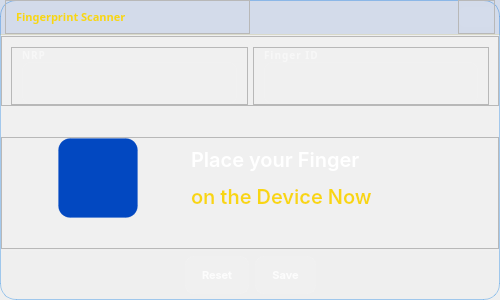
<?xml version="1.0" encoding="UTF-8"?>
<ui version="4.0">
 <class>Dialog</class>
 <widget class="QDialog" name="Dialog">
  <property name="geometry">
   <rect>
    <x>0</x>
    <y>0</y>
    <width>500</width>
    <height>300</height>
   </rect>
  </property>
  <property name="windowTitle">
   <string>🖐 Enroll Fingerprint</string>
  </property>
  <property name="styleSheet">
   <string notr="true">QDialog {
    background: qlineargradient(
        x1: 0, y1: 0, x2: 1, y2: 1,
        stop: 0 #0a1628,
        stop: 0.5 #142240,
        stop: 1 #0d1f3c
    );
    border-radius: 16px;
   /* Border Biru Kaca Halus agar tegas berpisah dari background */
    border: 1px solid rgba(2, 119, 230, 0.35);
}

QFrame#titlebar {
    background: rgba(2, 72, 193, 0.12);
    border: none;
    border-bottom: 1px solid rgba(248, 214, 19, 0.15);
 
}

QLabel#label_3 {
    color: #f8d613;
    font-family: Plus Jakarta Sans;
    font-size: 11px;
    font-weight: 600;
    background: transparent;
    border: none;
}

QPushButton#btn_close {
    background: rgba(255, 255, 255, 0.03);
    border: none;
    border-radius: 6px;
}

QPushButton#btn_close:hover {
    background: rgba(255, 70, 70, 0.25);
}

QFrame#frame_messageBox {
    background: rgba(255, 255, 255, 0.04);
}

QLabel#label, QLabel#label_2 {
    color: rgba(255, 255, 255, 0.50);
    font-family: Poppins;
    font-size: 10px;
    font-weight: 600;
    text-transform: uppercase;
    letter-spacing: 1px;
    background: transparent;
    border: none;
}

QLabel#lbNrpRF, QLabel#lbFingerR {
    background: rgba(255, 255, 255, 0.03);
    border: 1px solid rgba(255, 255, 255, 0.06);
    border-radius: 8px;
    color: #ffffff;
    font-family: Poppins;
    font-size: 14px;
    font-weight: 500;
    padding: 6px 10px;
    min-height: 28px;
}

QLabel#lbIconF {
    background-color: #0248c1;
    border: 1px solid rgba(2,72,193, 0.2);
    border-radius: 12px;
    padding: 8px;
}

QLabel#lbInfoF {
    color: #ffffff;
    font-family: Inter;
    font-size: 20px;
    font-weight: 500;
    background: transparent;
    border: none;
}

QLabel#lbInfoF span {
    color: #f8d613;
}

QFrame#frame_button {
    background: rgba(255, 255, 255, 0.02);
    border: none;
    border-top: 1px solid rgba(255, 255, 255, 0.04);
    border-radius: 0 0 16px 16px;
}


QScrollBar:vertical {
    background: rgba(255, 255, 255, 0.02);
    border: none;
    border-radius: 8px;
    width: 4px;
}

QScrollBar::handle:vertical {
    background: rgba(248, 214, 19, 0.25);
    border-radius: 8px;
    min-height: 30px;
}

QScrollBar::handle:vertical:hover {
    background: rgba(248, 214, 19, 0.40);
}</string>
  </property>
  <layout class="QVBoxLayout" name="verticalLayout_4">
   <property name="spacing">
    <number>0</number>
   </property>
   <property name="leftMargin">
    <number>0</number>
   </property>
   <property name="topMargin">
    <number>0</number>
   </property>
   <property name="rightMargin">
    <number>0</number>
   </property>
   <property name="bottomMargin">
    <number>0</number>
   </property>
   <item>
    <widget class="QFrame" name="titlebar">
     <property name="minimumSize">
      <size>
       <width>0</width>
       <height>0</height>
      </size>
     </property>
     <property name="maximumSize">
      <size>
       <width>16777215</width>
       <height>35</height>
      </size>
     </property>
     <property name="frameShape">
      <enum>QFrame::StyledPanel</enum>
     </property>
     <property name="frameShadow">
      <enum>QFrame::Raised</enum>
     </property>
     <layout class="QHBoxLayout" name="horizontalLayout_7">
      <property name="spacing">
       <number>0</number>
      </property>
      <property name="leftMargin">
       <number>5</number>
      </property>
      <property name="topMargin">
       <number>0</number>
      </property>
      <property name="rightMargin">
       <number>5</number>
      </property>
      <property name="bottomMargin">
       <number>0</number>
      </property>
      <item>
       <widget class="QFrame" name="frame_8">
        <property name="font">
         <font>
          <pointsize>7</pointsize>
         </font>
        </property>
        <property name="frameShape">
         <enum>QFrame::StyledPanel</enum>
        </property>
        <property name="frameShadow">
         <enum>QFrame::Raised</enum>
        </property>
        <layout class="QHBoxLayout" name="horizontalLayout_8">
         <property name="spacing">
          <number>0</number>
         </property>
         <property name="leftMargin">
          <number>10</number>
         </property>
         <property name="topMargin">
          <number>0</number>
         </property>
         <property name="rightMargin">
          <number>0</number>
         </property>
         <property name="bottomMargin">
          <number>0</number>
         </property>
         <item>
          <widget class="QLabel" name="label_3">
           <property name="font">
            <font>
             <family>Plus Jakarta Sans</family>
             <pointsize>-1</pointsize>
             <weight>75</weight>
             <bold>true</bold>
            </font>
           </property>
           <property name="text">
            <string>Fingerprint Scanner</string>
           </property>
          </widget>
         </item>
        </layout>
       </widget>
      </item>
      <item alignment="Qt::AlignRight">
       <widget class="QFrame" name="frame_3">
        <property name="frameShape">
         <enum>QFrame::StyledPanel</enum>
        </property>
        <property name="frameShadow">
         <enum>QFrame::Raised</enum>
        </property>
        <layout class="QHBoxLayout" name="horizontalLayout_9">
         <property name="spacing">
          <number>7</number>
         </property>
         <property name="leftMargin">
          <number>0</number>
         </property>
         <property name="topMargin">
          <number>0</number>
         </property>
         <property name="rightMargin">
          <number>0</number>
         </property>
         <property name="bottomMargin">
          <number>0</number>
         </property>
         <item>
          <widget class="QPushButton" name="btn_close">
           <property name="minimumSize">
            <size>
             <width>35</width>
             <height>20</height>
            </size>
           </property>
           <property name="maximumSize">
            <size>
             <width>35</width>
             <height>20</height>
            </size>
           </property>
           <property name="toolTip">
            <string>Close</string>
           </property>
           <property name="text">
            <string/>
           </property>
           <property name="icon">
            <iconset>
             <normaloff>../../assets/icon/x.svg</normaloff>../../assets/icon/x.svg</iconset>
           </property>
           <property name="iconSize">
            <size>
             <width>20</width>
             <height>20</height>
            </size>
           </property>
          </widget>
         </item>
        </layout>
       </widget>
      </item>
     </layout>
    </widget>
   </item>
   <item>
    <widget class="QFrame" name="frame_messageBox">
     <property name="minimumSize">
      <size>
       <width>0</width>
       <height>0</height>
      </size>
     </property>
     <property name="maximumSize">
      <size>
       <width>16777215</width>
       <height>16777215</height>
      </size>
     </property>
     <property name="frameShape">
      <enum>QFrame::StyledPanel</enum>
     </property>
     <property name="frameShadow">
      <enum>QFrame::Raised</enum>
     </property>
     <property name="lineWidth">
      <number>0</number>
     </property>
     <layout class="QVBoxLayout" name="verticalLayout">
      <property name="spacing">
       <number>0</number>
      </property>
      <property name="leftMargin">
       <number>0</number>
      </property>
      <property name="topMargin">
       <number>0</number>
      </property>
      <property name="rightMargin">
       <number>0</number>
      </property>
      <property name="bottomMargin">
       <number>0</number>
      </property>
      <item alignment="Qt::AlignTop">
       <widget class="QFrame" name="frame_2">
        <property name="minimumSize">
         <size>
          <width>0</width>
          <height>0</height>
         </size>
        </property>
        <property name="maximumSize">
         <size>
          <width>16777215</width>
          <height>100</height>
         </size>
        </property>
        <property name="frameShape">
         <enum>QFrame::StyledPanel</enum>
        </property>
        <property name="frameShadow">
         <enum>QFrame::Raised</enum>
        </property>
        <layout class="QHBoxLayout" name="horizontalLayout">
         <property name="spacing">
          <number>5</number>
         </property>
         <property name="topMargin">
          <number>10</number>
         </property>
         <property name="bottomMargin">
          <number>0</number>
         </property>
         <item>
          <widget class="QFrame" name="frame_4">
           <property name="maximumSize">
            <size>
             <width>16777215</width>
             <height>65</height>
            </size>
           </property>
           <property name="frameShape">
            <enum>QFrame::StyledPanel</enum>
           </property>
           <property name="frameShadow">
            <enum>QFrame::Raised</enum>
           </property>
           <layout class="QVBoxLayout" name="verticalLayout_2">
            <property name="spacing">
             <number>0</number>
            </property>
            <property name="leftMargin">
             <number>10</number>
            </property>
            <property name="topMargin">
             <number>0</number>
            </property>
            <property name="rightMargin">
             <number>10</number>
            </property>
            <property name="bottomMargin">
             <number>0</number>
            </property>
            <item>
             <widget class="QLabel" name="label">
              <property name="font">
               <font>
                <family>Poppins</family>
                <pointsize>-1</pointsize>
                <weight>75</weight>
                <bold>true</bold>
               </font>
              </property>
              <property name="text">
               <string>NRP</string>
              </property>
             </widget>
            </item>
            <item>
             <widget class="QLabel" name="lbNrpRF">
              <property name="text">
               <string/>
              </property>
             </widget>
            </item>
           </layout>
          </widget>
         </item>
         <item>
          <widget class="QFrame" name="frame_5">
           <property name="maximumSize">
            <size>
             <width>16777215</width>
             <height>65</height>
            </size>
           </property>
           <property name="frameShape">
            <enum>QFrame::StyledPanel</enum>
           </property>
           <property name="frameShadow">
            <enum>QFrame::Raised</enum>
           </property>
           <layout class="QVBoxLayout" name="verticalLayout_3">
            <property name="spacing">
             <number>0</number>
            </property>
            <property name="leftMargin">
             <number>10</number>
            </property>
            <property name="topMargin">
             <number>0</number>
            </property>
            <property name="rightMargin">
             <number>10</number>
            </property>
            <property name="bottomMargin">
             <number>0</number>
            </property>
            <item>
             <widget class="QLabel" name="label_2">
              <property name="font">
               <font>
                <family>Poppins</family>
                <pointsize>-1</pointsize>
                <weight>75</weight>
                <bold>true</bold>
               </font>
              </property>
              <property name="text">
               <string>Finger ID</string>
              </property>
             </widget>
            </item>
            <item>
             <widget class="QLabel" name="lbFingerR">
              <property name="text">
               <string/>
              </property>
             </widget>
            </item>
           </layout>
          </widget>
         </item>
        </layout>
       </widget>
      </item>
      <item>
       <widget class="QFrame" name="frame">
        <property name="frameShape">
         <enum>QFrame::StyledPanel</enum>
        </property>
        <property name="frameShadow">
         <enum>QFrame::Raised</enum>
        </property>
        <layout class="QHBoxLayout" name="horizontalLayout_3">
         <property name="topMargin">
          <number>0</number>
         </property>
         <property name="bottomMargin">
          <number>30</number>
         </property>
         <item>
          <widget class="QLabel" name="lbIconF">
           <property name="minimumSize">
            <size>
             <width>80</width>
             <height>80</height>
            </size>
           </property>
           <property name="maximumSize">
            <size>
             <width>80</width>
             <height>80</height>
            </size>
           </property>
           <property name="text">
            <string/>
           </property>
           <property name="pixmap">
            <pixmap>../../assets/icon/fingerprint-solid-full.svg</pixmap>
           </property>
           <property name="scaledContents">
            <bool>true</bool>
           </property>
          </widget>
         </item>
         <item>
          <widget class="QLabel" name="lbInfoF">
           <property name="minimumSize">
            <size>
             <width>0</width>
             <height>0</height>
            </size>
           </property>
           <property name="maximumSize">
            <size>
             <width>250</width>
             <height>16777215</height>
            </size>
           </property>
           <property name="font">
            <font>
             <family>Inter</family>
             <pointsize>-1</pointsize>
             <weight>62</weight>
             <bold>true</bold>
            </font>
           </property>
           <property name="text">
            <string>&lt;html&gt;&lt;head/&gt;&lt;body&gt;&lt;p&gt;&lt;span style=&quot;color:#ffffff;&quot;&gt;Place your Finger&lt;/span&gt;&lt;/p&gt;&lt;p&gt;&lt;span style=&quot;color:#f8d613;&quot;&gt;on the Device Now&lt;/span&gt;&lt;/p&gt;&lt;/body&gt;&lt;/html&gt;</string>
           </property>
           <property name="wordWrap">
            <bool>true</bool>
           </property>
          </widget>
         </item>
        </layout>
       </widget>
      </item>
     </layout>
    </widget>
   </item>
   <item>
    <widget class="QFrame" name="frame_button">
     <property name="minimumSize">
      <size>
       <width>0</width>
       <height>0</height>
      </size>
     </property>
     <property name="maximumSize">
      <size>
       <width>16777215</width>
       <height>50</height>
      </size>
     </property>
     <property name="styleSheet">
      <string notr="true">QDialogButtonBox {
    background: transparent;
    border: none;
}

QDialogButtonBox QPushButton {
    background: rgba(255, 255, 255, 0.04);
    border: 1px solid rgba(255, 255, 255, 0.08);
    border-radius: 8px;
    color: rgba(255, 255, 255, 0.80);
    font-family: Inter;
    font-size: 11px;
    font-weight: 500;
    padding: 8px 16px;
    min-height: 20px;
}

QDialogButtonBox QPushButton:hover {
   background: rgba(2, 72, 193, 0.15);
    border: 1px solid #0248c1;
}

QDialogButtonBox QPushButton:pressed {
    background: rgba(2, 72, 193, 0.15);
    border: 1px solid #0248c1;
}</string>
     </property>
     <property name="frameShape">
      <enum>QFrame::StyledPanel</enum>
     </property>
     <property name="frameShadow">
      <enum>QFrame::Raised</enum>
     </property>
     <property name="lineWidth">
      <number>0</number>
     </property>
     <layout class="QHBoxLayout" name="horizontalLayout_2">
      <property name="spacing">
       <number>0</number>
      </property>
      <property name="leftMargin">
       <number>0</number>
      </property>
      <property name="topMargin">
       <number>0</number>
      </property>
      <property name="rightMargin">
       <number>0</number>
      </property>
      <property name="bottomMargin">
       <number>0</number>
      </property>
      <item>
       <widget class="QDialogButtonBox" name="buttonBox">
        <property name="sizePolicy">
         <sizepolicy hsizetype="Preferred" vsizetype="Preferred">
          <horstretch>0</horstretch>
          <verstretch>0</verstretch>
         </sizepolicy>
        </property>
        <property name="minimumSize">
         <size>
          <width>0</width>
          <height>0</height>
         </size>
        </property>
        <property name="maximumSize">
         <size>
          <width>16777215</width>
          <height>16777215</height>
         </size>
        </property>
        <property name="font">
         <font>
          <family>Orbitron</family>
          <pointsize>8</pointsize>
         </font>
        </property>
        <property name="cursor">
         <cursorShape>PointingHandCursor</cursorShape>
        </property>
        <property name="orientation">
         <enum>Qt::Horizontal</enum>
        </property>
        <property name="standardButtons">
         <set>QDialogButtonBox::Reset|QDialogButtonBox::Save</set>
        </property>
        <property name="centerButtons">
         <bool>true</bool>
        </property>
       </widget>
      </item>
     </layout>
    </widget>
   </item>
  </layout>
 </widget>
 <resources/>
 <connections/>
</ui>
